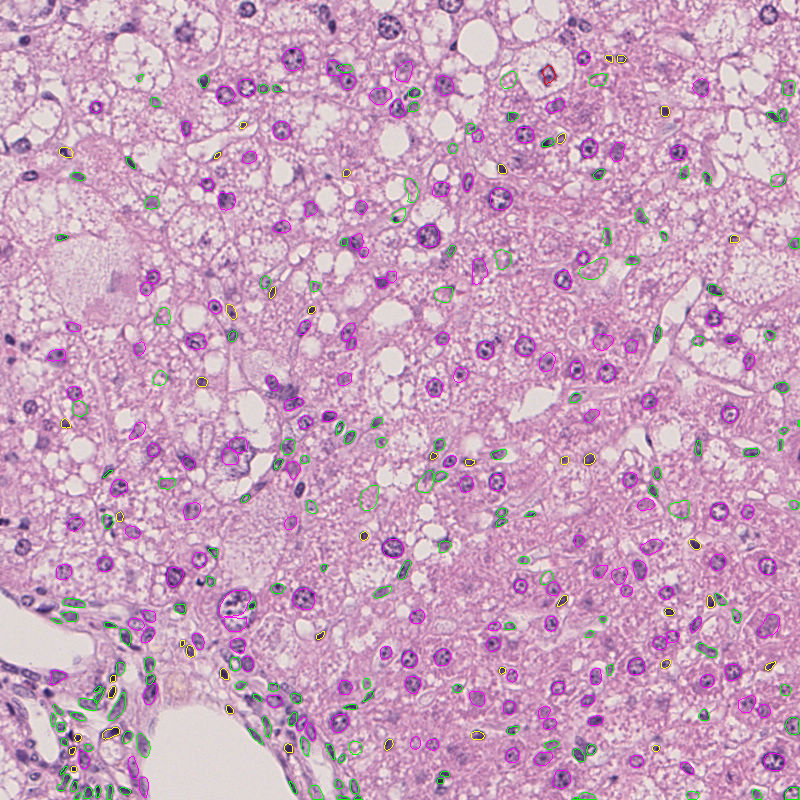
#> input picture imgs/#1-129.png, 800 x 800 px
$ python -i opencv_utils.py   (imports and definitions only)   (older library calls are emulated)
#> lines starting #> are read from the running program, lines starting #| are printed output that depends on the picture; after the words box and inside, x2 and y2 are one past the last pixel; in counts of white or black regions, pixels touching at a corner belong together
# @Time    : 2019.10.15
# @Author  : Bohrium.Kwong
# @Licence : bio-totem


import cv2
import numpy as np

# Based on opencv-python==4.1.0.25
class OpenCV:
    def __init__(self, im):
        self._im = im

    def gray_binary(self, thresh=200, show=False):
        """
        convert image to binary image after gray scale
        :param thresh: binary image threshold
        :param show: show the binary dynamically
        :return:
        """
#> called with thresh = 200, show = False
        if len(self._im.shape) >2 :
            gray = cv2.cvtColor(self._im, cv2.COLOR_RGB2GRAY)
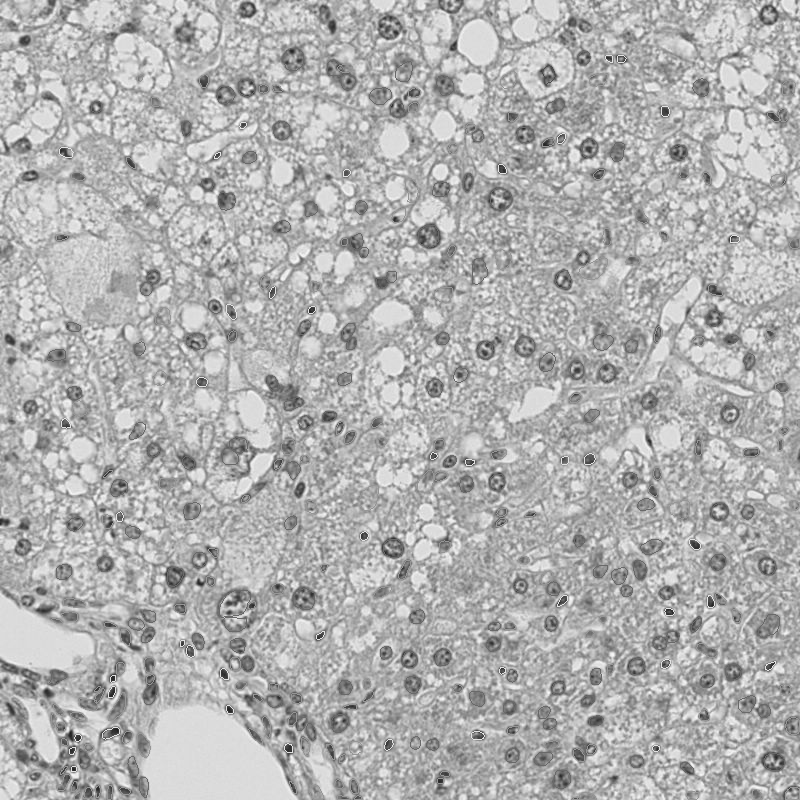
#> gray: shape (800, 800); min 32, max 252, mean 177.1
        else:
            gray = np.uint8(self._im)
        blurred = cv2.GaussianBlur(gray, (5,5), 0)
        binary = cv2.threshold(blurred, thresh, 255, cv2.THRESH_BINARY_INV)[1]
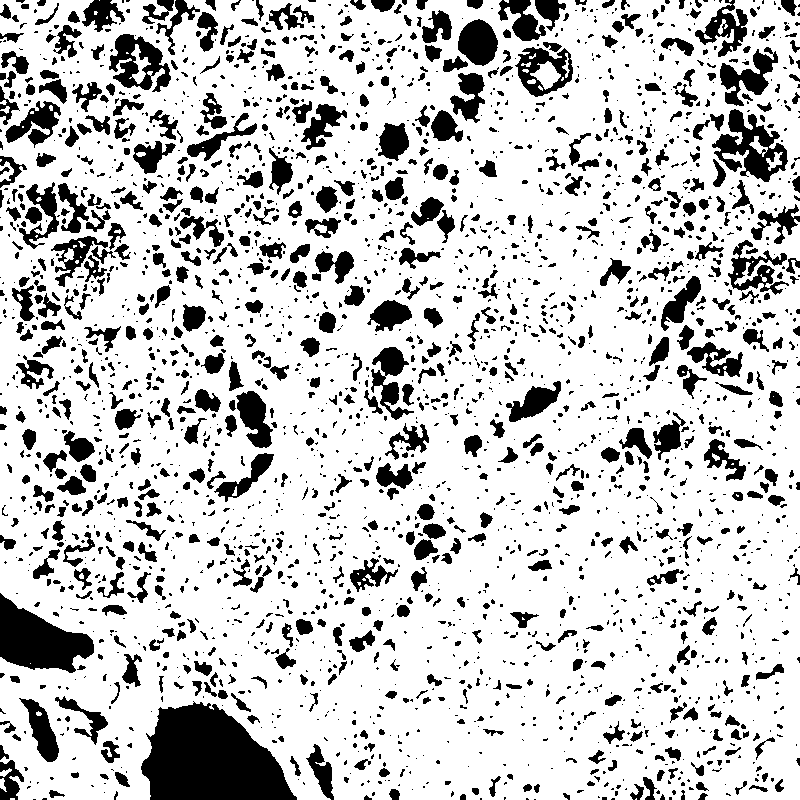
#> binary: shape (800, 800); 78.9% white; 2703 black regions (1738 under 20 px)

        def binary_theshold(threshold):
            self.binary = cv2.threshold(blurred, threshold, 255, cv2.THRESH_BINARY_INV)[1]
            cv2.imshow("binary image", self.binary)

        if show:
            self.window_name = "binary image"
            cv2.namedWindow(self.window_name, 0)
            cv2.resizeWindow(self.window_name, 640, 480)
            cv2.createTrackbar("binary threshold", self.window_name, 100, 255, binary_theshold)
            binary_theshold(100)
            if cv2.waitKey(0) == 27:
                cv2.destroyAllWindows()

        return binary

    # [39 lines left out: function erode_dilate, not called in this run]

    def find_contours(self,is_binary = False,is_erode_dilate = False,mode=3):
        """
        get the points of contours
        :param morphology: output of self.erode_dilate
        :return:
        """
        if is_binary:
            morphology = np.uint8(self._im)
        else:
            morphology = self.gray_binary(thresh=200, show=False)
        if is_erode_dilate:
            morphology = self.erode_dilate(morphology, erode_iter=0, dilate_iter=3, show=False)
        morphology = cv2.copyMakeBorder(morphology,0,0,0,0,cv2.BORDER_CONSTANT,value=0)


        # 这里传参要设置成int类型
        # https://docs.opencv.org/4.1.0/d3/dc0/group__imgproc__shape.html#gadf1ad6a0b82947fa1fe3c3d497f260e0
        # https://docs.opencv.org/4.1.0/d3/dc0/group__imgproc__shape.html#ga819779b9857cc2f8601e6526a3a5bc71
        if not isinstance(mode,int):
            mode_dic = {'RETR_EXTERNAL':0, 'RETR_LIST':1, 'RETR_CCOMP':2, 'RETR_TREE':3, 'RETR_FLOODFILL':4}
            mode = mode_dic[mode]
        # 本来指定使用版本是4.x，但考虑到很多人用的依旧是3.X,所以针对findContours的用法对两个版本都做了兼容处理.By Kwong 20190730
        if cv2.__version__[0]=='4':
            cnts, _ = cv2.findContours(morphology.copy(),mode=mode,method=cv2.CHAIN_APPROX_SIMPLE)
#> cnts = 2814 contours, 1640 with area under 20; largest, box (x1, y1, x2, y2) and area: (0, 0, 800, 800) 612070, (711, 108, 789, 183) 3020, (108, 33, 172, 93) 2364, (514, 46, 574, 98) 2130, (727, 239, 790, 296) 1555
        else:
            _, cnts , _ = cv2.findContours(morphology.copy(),mode=mode,method=cv2.CHAIN_APPROX_SIMPLE)
        return cnts

    # [50 lines left out: functions draw_contours, extract_contours, resize, not called in this run]

>>> import cv2
>>> picture = cv2.cvtColor(cv2.imread('../../imgs/#1-129.png'), cv2.COLOR_BGR2RGB)
>>> result = OpenCV(picture).find_contours()
#> result has the same summary as cnts in find_contours

$ run again, on imgs/#1-514.png
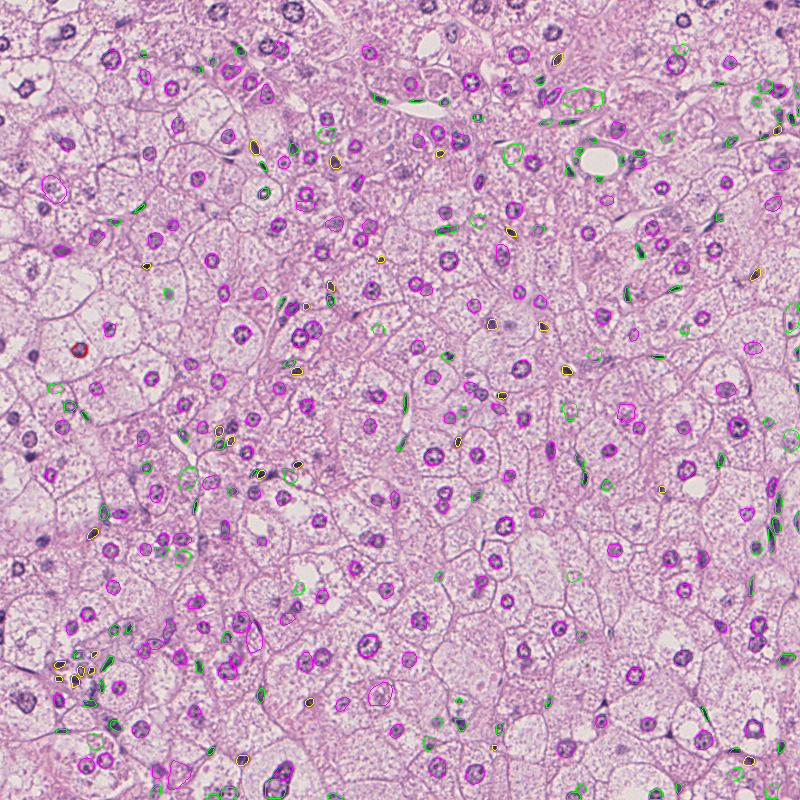
#> input picture imgs/#1-514.png, 800 x 800 px
#> in gray_binary, `gray = cv2.cvtColor(self._im, cv2.COLOR_RGB2GRAY)`:
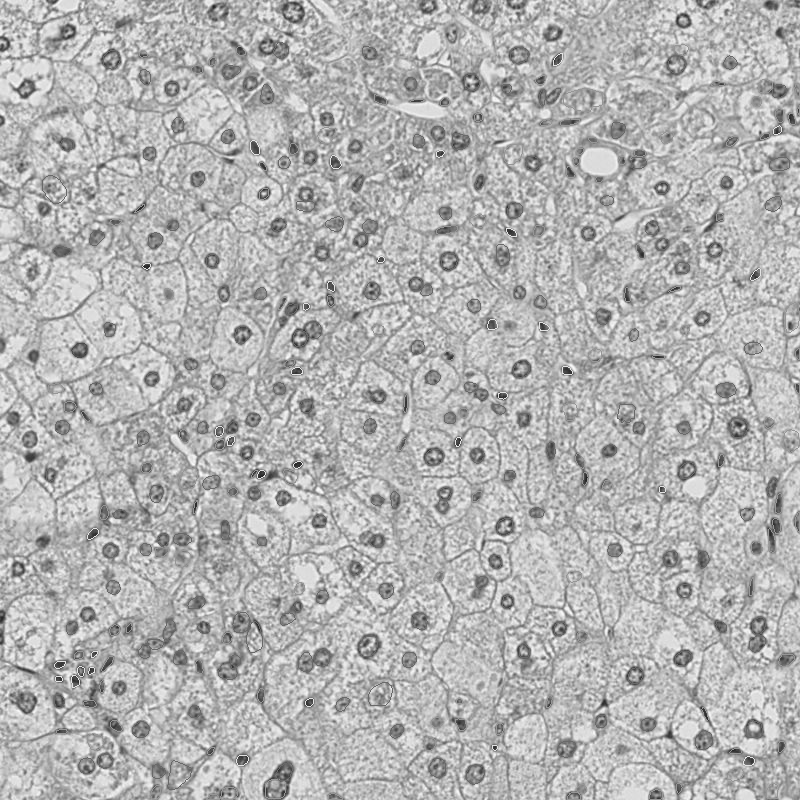
#> gray: shape (800, 800); min 33, max 254, mean 179.2
#> in gray_binary, `binary = cv2.threshold(blurred, thresh, 255, cv2.THRESH_BINARY_INV)[1]`:
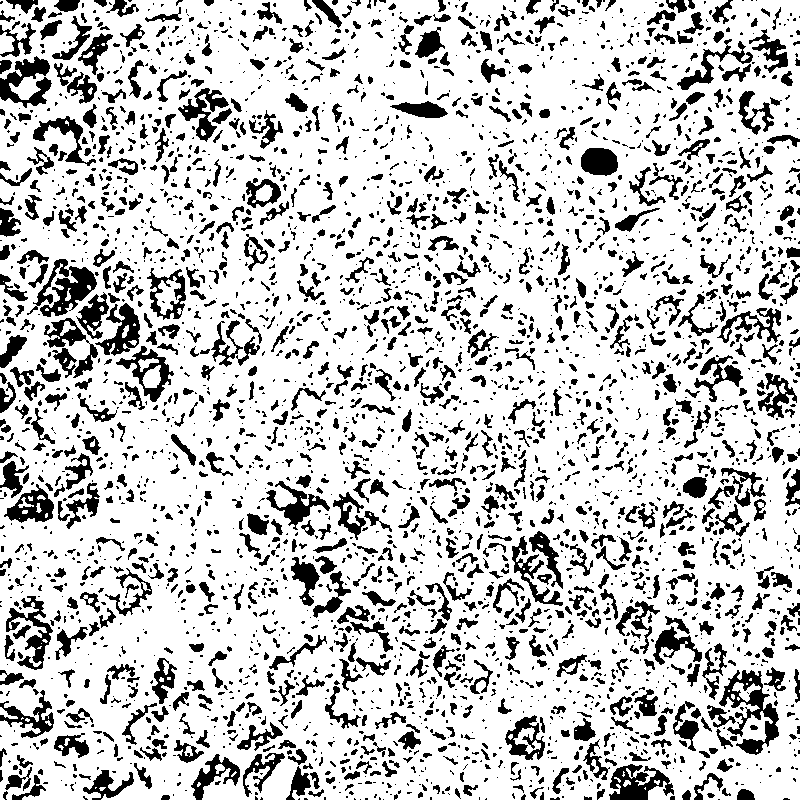
#> binary: shape (800, 800); 78.5% white; 3484 black regions (2170 under 20 px)
#> cnts = 3728 contours, 2085 with area under 20; largest, box (x1, y1, x2, y2) and area: (0, 0, 800, 800) 623060, (718, 669, 780, 756) 2390, (115, 345, 175, 403) 1516, (146, 267, 187, 321) 1438, (39, 265, 98, 318) 1408
#> result has the same summary as cnts in find_contours

$ run again, on imgs/#142-1510.png
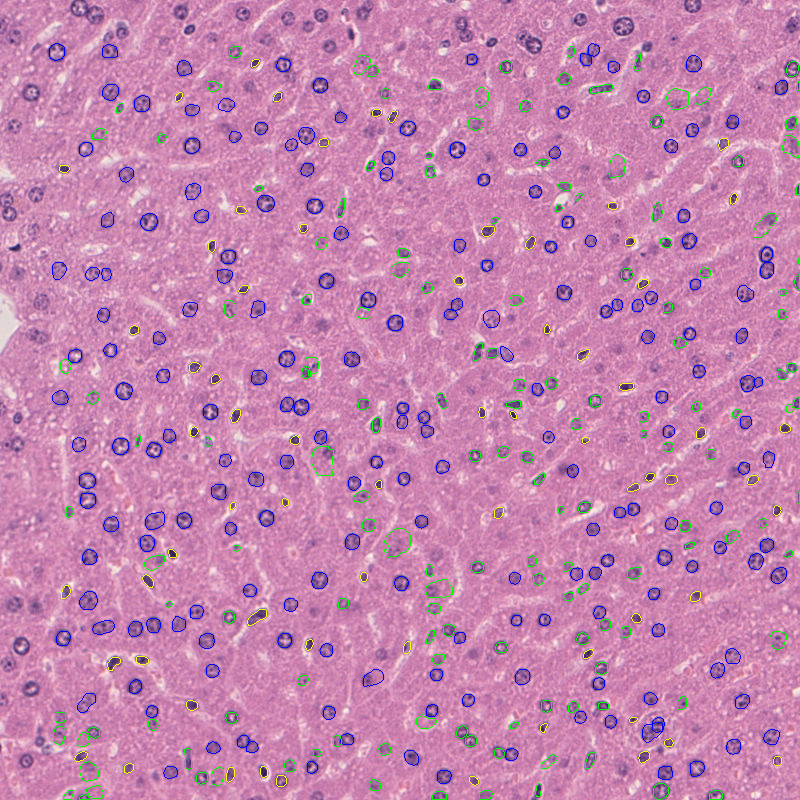
#> input picture imgs/#142-1510.png, 800 x 800 px
#> in gray_binary, `gray = cv2.cvtColor(self._im, cv2.COLOR_RGB2GRAY)`:
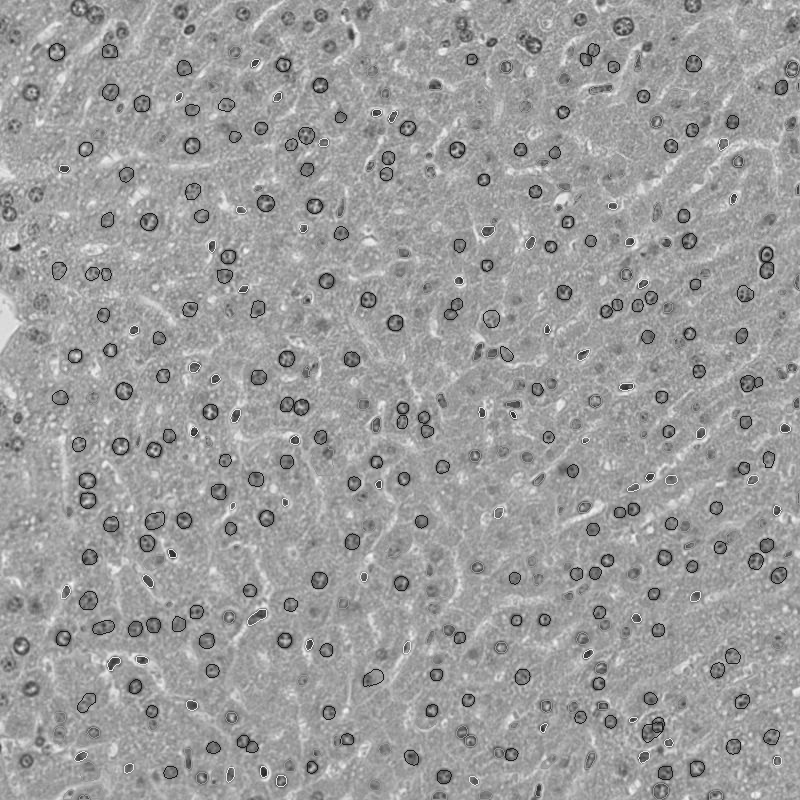
#> gray: shape (800, 800); min 29, max 251, mean 157
#> in gray_binary, `binary = cv2.threshold(blurred, thresh, 255, cv2.THRESH_BINARY_INV)[1]`:
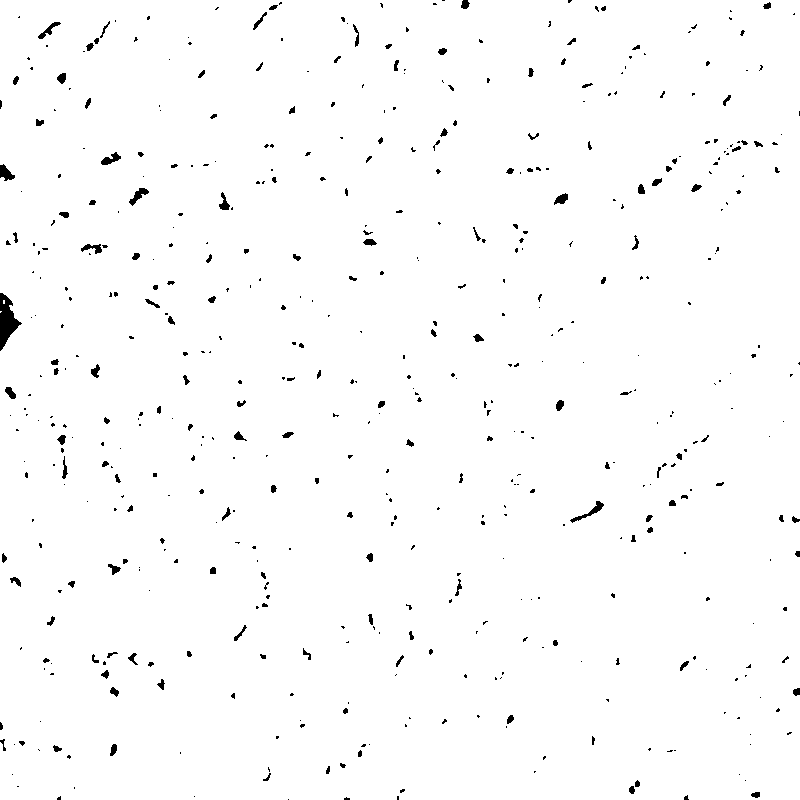
#> binary: shape (800, 800); 98.5% white; 532 black regions (375 under 20 px)
#> cnts = 529 contours, 328 with area under 20; largest, box (x1, y1, x2, y2) and area: (0, 0, 800, 800) 637250, (569, 500, 605, 524) 202, (128, 187, 150, 207) 167, (100, 151, 122, 166) 154, (37, 21, 62, 40) 144
#> result has the same summary as cnts in find_contours
